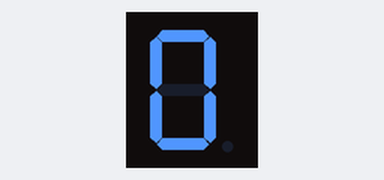
The program below on a simulated ESP32. On the bench: 1-digit seven-segment display. Wiring (from diagram.json): 1-digit 7-segment display, segments lit when LOW: segments GPIO 4, GPIO 5, GPIO 19, GPIO 21, GPIO 22, GPIO 2, GPIO 15, GPIO 18. The segment pins are drawn as the display they are named for; what the program prints to the serial monitor is not drawn.

Above: at 1.15 s.
At 1.75 s:
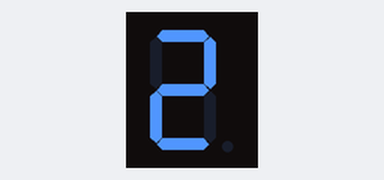
At 2.65 s:
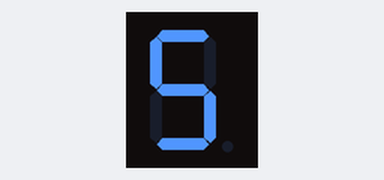
At 3.25 s:
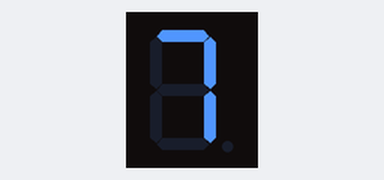
At 4.1 s:
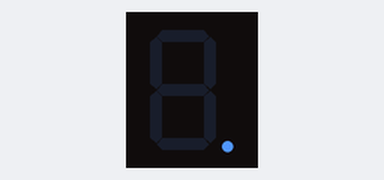

The program:

main.cpp
```cpp
#include <Arduino.h>

// 定义所有引脚
int pin_a = 4;
int pin_b = 5;
int pin_c = 19;
int pin_d = 21;
int pin_e = 22;
int pin_f = 2;
int pin_g = 15;
int pin_dp = 18;

// 所有引脚
int pinList[] = {pin_a, pin_b, pin_c, pin_d, pin_e, pin_f, pin_g, pin_dp};

int numList[][8] = {
	// a, b, c, d, e, f, g, dp
	{  0, 0, 0, 0, 0, 0, 1, 1 }, // 数字0
	{  1, 0, 0, 1, 1, 1, 1, 1 }, // 数字1
	{  0, 0, 1, 0, 0, 1, 0, 1 }, // 数字2
	{  0, 0, 0, 0, 1, 1, 0, 1 }, // 数字3
	{  1, 0, 0, 1, 1, 0, 0, 1 }, // 数字4
	{  0, 1, 0, 0, 1, 0, 0, 1 }, // 数字5
	{  0, 1, 0, 0, 0, 0, 0, 1 }, // 数字6
	{  0, 0, 0, 1, 1, 1, 1, 1 }, // 数字7
	{  0, 0, 0, 0, 0, 0, 0, 1 }, // 数字8
	{  0, 0, 0, 0, 1, 0, 0, 1 }, // 数字9
	{  1, 1, 1, 1, 1, 1, 1, 0 }, // 点
};

// 共阴数码管接GND, 接地
// 共阳数码管接VCC, 接电源


void setup()
{
	Serial.begin(115200);
	Serial.println("Hello, ESP32!");

	// 复位:设置所有引脚为输出引脚, 并初始化引脚为高电平(HIGH 熄灭). (LOW 点亮)
	for (size_t i = 0; i < 8; i++)
	{
		pinMode(pinList[i], OUTPUT);
		digitalWrite(pinList[i], HIGH);
	}
}

void showNum(int n)
{

	// 循环所有引脚
	for (size_t i = 0; i < 8; i++)
	{
		digitalWrite(pinList[i], numList[n][i]);
	}
}

void loop()
{
	// put your main code here, to run repeatedly:

	// 延时1秒
	delay(1000);

	// 显示1-8
	for (size_t i = 0; i <= 10; i++)
	{
		showNum(i);
		delay(300);
	}
}
```

Measured:
- by itself, everything shown: repeats every 4.3 s, in 11 steps
- what the display in image 4 shows lasts 1.3 s, from 4.0 s to 5.3 s
